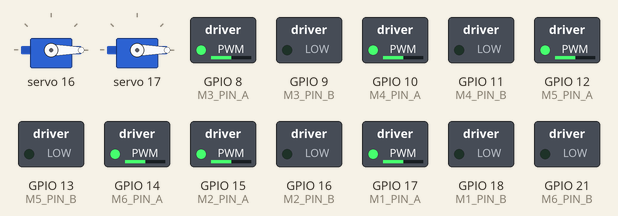
This program was run on a simulated ESP32-S3. Parts: 2 × servo, switched loads named in the program (green lamp = pin HIGH).

Above: at 0.05 s.
At 6.05 s:
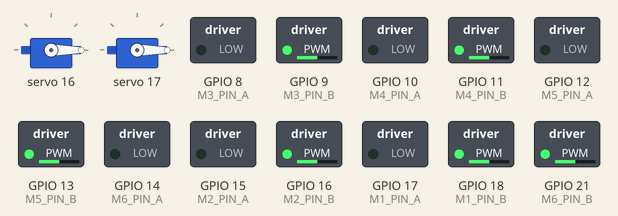
At 12.0 s:
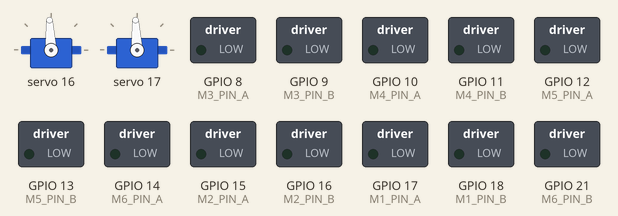
Timing chart, 0 to 15.6 s (numbered marks = the images above):
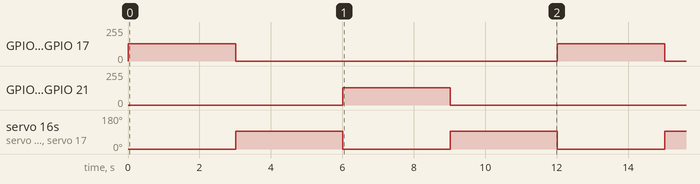

The program:

main.cpp
```cpp
#include <Arduino.h>
#include <Wire.h>

#include "BoardConfig_V1_0.h"
#include "MotorControl.h"
#include "ServoControl.h"

MotorControl motor;
ServoControl servo;

TwoWire I2C_SERVO = TwoWire(1);
HardwareSerial RS485Serial(1);

void scanI2C() {
    Serial.println("Scanning I2C bus...");

    uint8_t found = 0;

    for (uint8_t addr = 1; addr < 127; addr++) {
        Wire.beginTransmission(addr);

        if (Wire.endTransmission() == 0) {
            Serial.print("Found device at 0x");
            if (addr < 16) Serial.print("0");
            Serial.println(addr, HEX);

            found++;
        }
    }

    if (found == 0) {
        Serial.println("No I2C device found.");
    } else {
        Serial.println("Scan complete.");
    }
}

void setup() {
    Serial.begin(115200);

    // UART1 on custom pins
    RS485Serial.begin(
        115200,          // baudrate
        SERIAL_8N1,      // data format
        RS485_RXD,       // RX pin
        RS485_TXD        // TX pin
    );

    // Motor init
    motor.config(MOTOR_PIN_A, MOTOR_PIN_B, MOTOR_COUNT);
    motor.begin(MOTOR_PWM_FREQ);

    // Initialize default I2C bus on custom pins
    Wire.begin(SERVO_I2C_SDA, SERVO_I2C_SCL);

    //delay(100);

    //scanI2C();

    servo.setChannelCount(SERVO_CHANNEL_MAX);
    servo.begin();
}

void loop() {
    // Run all motors forward
    motor.runAll(50);
    // Servo: 0° -> 30°
    servo.writeAngle(0, 0);
    servo.writeAngle(1, 0);
    RS485Serial.println("`Running forward at 50% speed, servos at 0°");
    delay(3000);

    motor.stopAll();
    servo.writeAngle(0, 90);
    servo.writeAngle(1, 90);
    RS485Serial.println("`Motors stopped, servos at 90°");
    delay(3000);

    // Return to 0°
    motor.runAll(-50);
    servo.writeAngle(0, 0);
    servo.writeAngle(1, 0);
    RS485Serial.println("`Running backward at 50% speed, servos at 0°");
    delay(3000);

    // Move back to 30°
    motor.stopAll();
    servo.writeAngle(0, 90);
    servo.writeAngle(1, 90);
    RS485Serial.println("`Motors stopped, servos at 90°");
    delay(3000);
}
```

BoardConfig_V1_0.h
```cpp
#ifndef BOARD_CONFIG_V1_0_H
#define BOARD_CONFIG_V1_0_H

#include <Arduino.h>

// =====================================================
// Board Information
// =====================================================
#define BOARD_NAME                  "ControlBoard"
#define BOARD_VERSION_MAJOR         1
#define BOARD_VERSION_MINOR         0

// =====================================================
// DC Motor Ports
// Each motor port uses 2 pins: A / B
// =====================================================
#define M1_PIN_A                   17
#define M1_PIN_B                   18

#define M2_PIN_A                   15
#define M2_PIN_B                   16

#define M3_PIN_A                   8
#define M3_PIN_B                   9

#define M4_PIN_A                   10
#define M4_PIN_B                   11

#define M5_PIN_A                   12
#define M5_PIN_B                   13

#define M6_PIN_A                   14
#define M6_PIN_B                   21

#define MOTOR_COUNT                 6
#define MOTOR_PWM_FREQ             5000

static const uint8_t MOTOR_PIN_A[MOTOR_COUNT] = {
    M1_PIN_A, M2_PIN_A, M3_PIN_A, M4_PIN_A, M5_PIN_A, M6_PIN_A
};

static const uint8_t MOTOR_PIN_B[MOTOR_COUNT] = {
    M1_PIN_B, M2_PIN_B, M3_PIN_B, M4_PIN_B, M5_PIN_B, M6_PIN_B
};

// =====================================================
// IMU Interface (I2C Bus 1)
// =====================================================
#define IMU_I2C_SDA                35
#define IMU_I2C_SCL                36

// =====================================================
// PCA9685 Servo Driver (I2C Bus 2)
// =====================================================
#define SERVO_I2C_SDA              1
#define SERVO_I2C_SCL              2

#define SERVO_CH0                  0
#define SERVO_CH1                  1
#define SERVO_CH2                  2
#define SERVO_CH3                  3
#define SERVO_CH4                  4
#define SERVO_CH5                  5
#define SERVO_CH6                  6
#define SERVO_CH7                  7

#define SERVO_CHANNEL_MAX          8

// =====================================================
// RS485 UART Interface
// =====================================================
#define RS485_TXD                  37
#define RS485_RXD                  38

// =====================================================
// Digital GPIO Input Ports
// =====================================================
#define GPIO_PORT_1                39
#define GPIO_PORT_2                40
#define GPIO_PORT_3                47
#define GPIO_PORT_4                48

// =====================================================
// Encoder Ports
// Each encoder uses 2 channels: A / B
// =====================================================
#define ENCODER_1_A                4
#define ENCODER_1_B                5

#define ENCODER_2_A                6
#define ENCODER_2_B                7

#endif
```

Measured:
- by itself, servo 16, servo 17: alternates 93° for 3.0 s and 0° for 3.0 s
- by itself, GPIO 8 (M3_PIN_A), GPIO 9 (M3_PIN_B), GPIO 10 (M4_PIN_A), GPIO 11 (M4_PIN_B), GPIO 12 (M5_PIN_A), GPIO 13 (M5_PIN_B), GPIO 14 (M6_PIN_A), GPIO 15 (M2_PIN_A), GPIO 16 (M2_PIN_B), GPIO 17 (M1_PIN_A), GPIO 18 (M1_PIN_B), GPIO 21 (M6_PIN_B): alternates 128/255 for 3.0 s and 0/255 for 9.0 s
